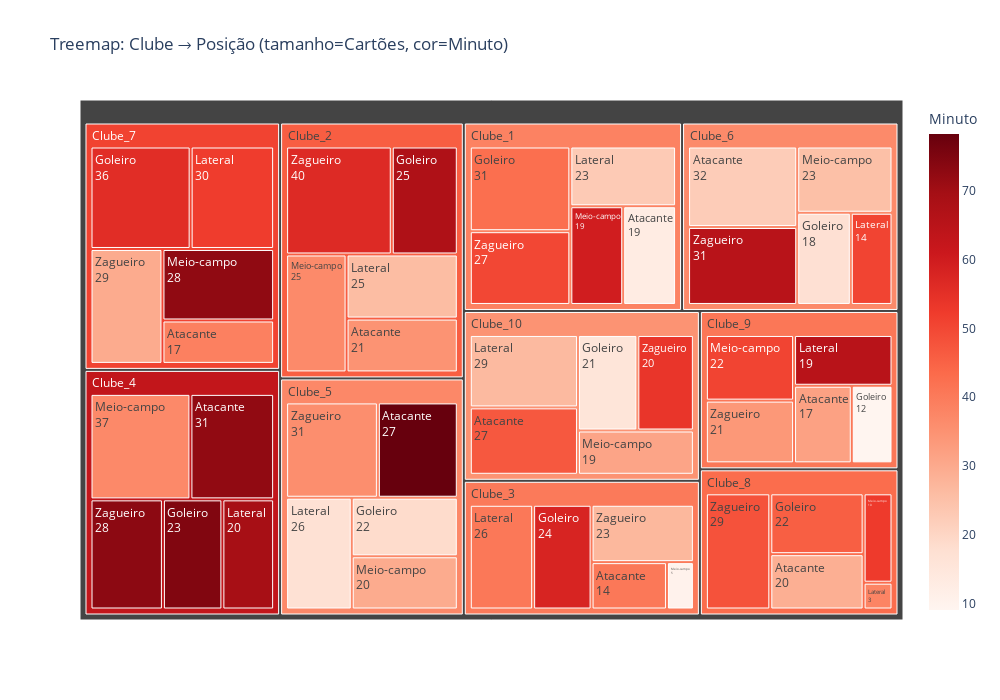

Here is the notebook cell this chart was saved with:
### Code cell
import plotly.express as px
import pandas as pd
import numpy as np

# Dados de exemplo
np.random.seed(42)
data = []

clubes = [f'Clube_{i}' for i in range(1, 11)]
posicoes = ['Goleiro', 'Zagueiro', 'Meio-campo', 'Atacante', 'Lateral']

for clube in clubes:
    for posicao in posicoes:
        for _ in range(3):
            data.append({
                'Clube': clube,
                'Posicao': posicao,
                'Cartoes': np.random.randint(1, 15),
                'Minuto': np.random.randint(0, 91)
            })

df = pd.DataFrame(data)

# Treemap com todas as 4 variáveis
fig = px.treemap(df,
                 path=['Clube', 'Posicao'],  # Hierarquia
                 values='Cartoes',  # Tamanho dos retângulos
                 color='Minuto',  # Cor = minuto da falta
                 color_continuous_scale='Reds',
                 title='Treemap: Clube → Posição (tamanho=Cartões, cor=Minuto)',
                 hover_data=['Cartoes', 'Minuto'])

fig.update_traces(textinfo='label+value')
fig.update_layout(height=700, width=1000)
fig.show()

### Figure 1 — Plotly figure (JSON) as saved in the notebook; plotly's stock layout.template omitted (floating-point values rounded to 4 significant figures)
{"data": [{"branchvalues": "total", "customdata": [[31.0, 42.58], [27.0, 50.07], [19.0, 59.74], [19.0, 12.79], [23.0, 22.83], [25.0, 67.4], [40.0, 56.55], [25.0, 36.72], [21.0, 34.86], [25.0, 25.96], [24.0, 58.08], [23.0, 27.09], [5.0, 10.2], [14.0, 40.57], [26.0, 40.69], [23.0, 74.57], [28.0, 73.14], [37.0, 37.03], [31.0, 72.42], [20.0, 69.15], [22.0, 18.73], [31.0, 35.84], [20.0, 29.85], [27.0, 78.26], [26.0, 17.23], [18.0, 17.56], [31.0, 65.29], [23.0, 25.3], [32.0, 22.31], [14.0, 50.64], [36.0, 55.67], [29.0, 29.83], [28.0, 72.57], [17.0, 38.88], [30.0, 52.17], [22.0, 45.77], [29.0, 48.1], [10.0, 52.6], [20.0, 29.0], [3.0, 38.0], [12.0, 9.083], [21.0, 33.86], [22.0, 50.68], [17.0, 31.94], [19.0, 65.37], [21.0, 15.71], [20.0, 53.7], [19.0, 31.16], [27.0, 46.93], [29.0, 26.62], [119.0, 38.45], [136.0, 45.93], [92.0, 40.15], [139.0, 63.03], [126.0, 37.15], [118.0, 36.82], [140.0, 50.91], [84.0, 43.12], [91.0, 40.88], [116.0, 34.78]], "domain": {"x": [0, 1], "y": [0, 1]}, "hovertemplate": "labels=%{label}<br>Cartoes=%{customdata[0]}<br>parent=%{parent}<br>id=%{id}<br>Minuto=%{color}<extra></extra>", "ids": ["Clube_1/Goleiro", "Clube_1/Zagueiro", "Clube_1/Meio-campo", "Clube_1/Atacante", "Clube_1/Lateral", "Clube_2/Goleiro", "Clube_2/Zagueiro", "Clube_2/Meio-campo", "Clube_2/Atacante", "Clube_2/Lateral", "Clube_3/Goleiro", "Clube_3/Zagueiro", "Clube_3/Meio-campo", "Clube_3/Atacante", "Clube_3/Lateral", "Clube_4/Goleiro", "Clube_4/Zagueiro", "Clube_4/Meio-campo", "Clube_4/Atacante", "Clube_4/Lateral", "Clube_5/Goleiro", "Clube_5/Zagueiro", "Clube_5/Meio-campo", "Clube_5/Atacante", "Clube_5/Lateral", "Clube_6/Goleiro", "Clube_6/Zagueiro", "Clube_6/Meio-campo", "Clube_6/Atacante", "Clube_6/Lateral", "Clube_7/Goleiro", "Clube_7/Zagueiro", "Clube_7/Meio-campo", "Clube_7/Atacante", "Clube_7/Lateral", "Clube_8/Goleiro", "Clube_8/Zagueiro", "Clube_8/Meio-campo", "Clube_8/Atacante", "Clube_8/Lateral", "Clube_9/Goleiro", "Clube_9/Zagueiro", "Clube_9/Meio-campo", "Clube_9/Atacante", "Clube_9/Lateral", "Clube_10/Goleiro", "Clube_10/Zagueiro", "Clube_10/Meio-campo", "Clube_10/Atacante", "Clube_10/Lateral", "Clube_1", "Clube_2", "Clube_3", "Clube_4", "Clube_5", "Clube_6", "Clube_7", "Clube_8", "Clube_9", "Clube_10"], "labels": ["Goleiro", "Zagueiro", "Meio-campo", "Atacante", "Lateral", "Goleiro", "Zagueiro", "Meio-campo", "Atacante", "Lateral", "Goleiro", "Zagueiro", "Meio-campo", "Atacante", "Lateral", "Goleiro", "Zagueiro", "Meio-campo", "Atacante", "Lateral", "Goleiro", "Zagueiro", "Meio-campo", "Atacante", "Lateral", "Goleiro", "Zagueiro", "Meio-campo", "Atacante", "Lateral", "Goleiro", "Zagueiro", "Meio-campo", "Atacante", "Lateral", "Goleiro", "Zagueiro", "Meio-campo", "Atacante", "Lateral", "Goleiro", "Zagueiro", "Meio-campo", "Atacante", "Lateral", "Goleiro", "Zagueiro", "Meio-campo", "Atacante", "Lateral", "Clube_1", "Clube_2", "Clube_3", "Clube_4", "Clube_5", "Clube_6", "Clube_7", "Clube_8", "Clube_9", "Clube_10"], "marker": {"coloraxis": "coloraxis", "colors": [42.58, 50.07, 59.74, 12.79, 22.83, 67.4, 56.55, 36.72, 34.86, 25.96, 58.08, 27.09, 10.2, 40.57, 40.69, 74.57, 73.14, 37.03, 72.42, 69.15, 18.73, 35.84, 29.85, 78.26, 17.23, 17.56, 65.29, 25.3, 22.31, 50.64, 55.67, 29.83, 72.57, 38.88, 52.17, 45.77, 48.1, 52.6, 29.0, 38.0, 9.083, 33.86, 50.68, 31.94, 65.37, 15.71, 53.7, 31.16, 46.93, 26.62, 38.45, 45.93, 40.15, 63.03, 37.15, 36.82, 50.91, 43.12, 40.88, 34.78]}, "name": "", "parents": ["Clube_1", "Clube_1", "Clube_1", "Clube_1", "Clube_1", "Clube_2", "Clube_2", "Clube_2", "Clube_2", "Clube_2", "Clube_3", "Clube_3", "Clube_3", "Clube_3", "Clube_3", "Clube_4", "Clube_4", "Clube_4", "Clube_4", "Clube_4", "Clube_5", "Clube_5", "Clube_5", "Clube_5", "Clube_5", "Clube_6", "Clube_6", "Clube_6", "Clube_6", "Clube_6", "Clube_7", "Clube_7", "Clube_7", "Clube_7", "Clube_7", "Clube_8", "Clube_8", "Clube_8", "Clube_8", "Clube_8", "Clube_9", "Clube_9", "Clube_9", "Clube_9", "Clube_9", "Clube_10", "Clube_10", "Clube_10", "Clube_10", "Clube_10", "", "", "", "", "", "", "", "", "", ""], "textinfo": "label+value", "type": "treemap", "values": [31.0, 27.0, 19.0, 19.0, 23.0, 25.0, 40.0, 25.0, 21.0, 25.0, 24.0, 23.0, 5.0, 14.0, 26.0, 23.0, 28.0, 37.0, 31.0, 20.0, 22.0, 31.0, 20.0, 27.0, 26.0, 18.0, 31.0, 23.0, 32.0, 14.0, 36.0, 29.0, 28.0, 17.0, 30.0, 22.0, 29.0, 10.0, 20.0, 3.0, 12.0, 21.0, 22.0, 17.0, 19.0, 21.0, 20.0, 19.0, 27.0, 29.0, 119.0, 136.0, 92.0, 139.0, 126.0, 118.0, 140.0, 84.0, 91.0, 116.0]}], "layout": {"coloraxis": {"colorbar": {"title": {"text": "Minuto"}}, "colorscale": [[0, "rgb(255,245,240)"], [0.125, "rgb(254,224,210)"], [0.25, "rgb(252,187,161)"], [0.375, "rgb(252,146,114)"], [0.5, "rgb(251,106,74)"], [0.625, "rgb(239,59,44)"], [0.75, "rgb(203,24,29)"], [0.875, "rgb(165,15,21)"], [1, "rgb(103,0,13)"]]}, "height": 700, "legend": {"tracegroupgap": 0}, "title": {"text": "Treemap: Clube → Posição (tamanho=Cartões, cor=Minuto)"}, "width": 1000}}
